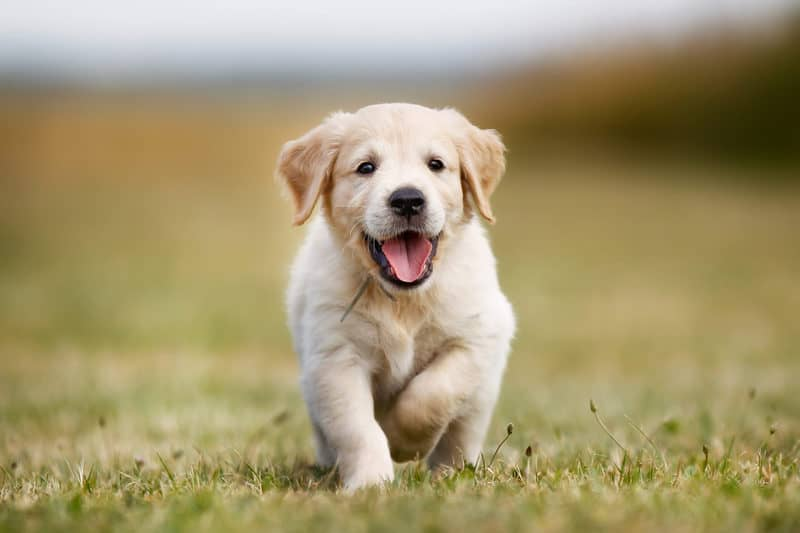
#> input picture Nueva carpeta/Imagen1.jpg, 800 x 533 px, found by its file name
$ jupyter execute prueba.ipynb
#> lines starting #> are read from the running program, lines starting #| are printed output that depends on the picture
[cell 1]
import cv2  # opencv
import numpy as np
import matplotlib.pyplot as plt

def mostrar_rgb(img, titulo):
    imgrgb = cv2.cvtColor(img, cv2.COLOR_BGR2RGB)
    plt.title(titulo)
    plt.imshow(imgrgb)
    plt.axis('off')
    plt.show()

def mostrar_gris(img, titulo):
    img_gray = cv2.cvtColor(img, cv2.COLOR_BGR2GRAY)
    plt.title(titulo)
    plt.imshow(img_gray, cmap='gray')
    plt.axis('off')
    plt.show()
    return img_gray
def mostrar_canales(img, titulo):
    plt.rcParams['figure.figsize'] = [10, 5]
    plt.subplot(141)
    plt.title(f'{titulo} - Original')
    plt.imshow(cv2.cvtColor(img, cv2.COLOR_BGR2RGB))
    plt.axis('off')

    plt.subplot(142)
    plt.imshow(img[:, :, 2], cmap='Reds')
    plt.axis('off')

    plt.subplot(143)
    plt.imshow(img[:, :, 1], cmap='Greens')
    plt.title('Canal Verde')
    plt.axis('off')

    plt.subplot(144)
    plt.imshow(img[:, :, 0], cmap='Blues')
    plt.title('Canal Azul')
    plt.axis('off')

    plt.show()

imagen1 = cv2.imread('imagen1.jpg')
#> imagen1 is the input picture: shape (533, 800, 3); mean B, G, R 111.7, 151, 164.5
mostrar_rgb(imagen1, 'Imagen 1 - RGB')
img_gray1 = mostrar_gris(imagen1, 'Imagen 1 - Escala de grises')
#> in mostrar_gris, `img_gray = cv2.cvtColor(img, cv2.COLOR_BGR2GRAY)`:
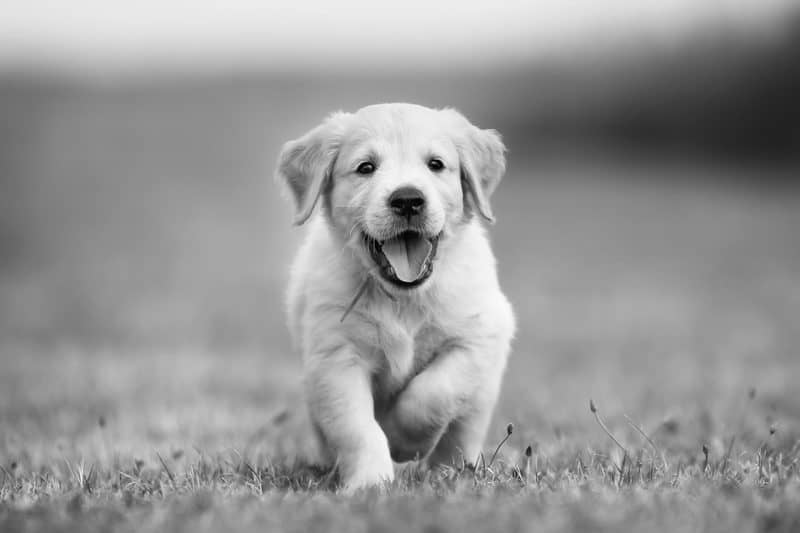
#> img_gray: shape (533, 800); min 1, max 252, mean 150.6
cv2.imwrite('imagen1_BGR.png', imagen1)
cv2.imwrite('imagen1_Gris.png', img_gray1)
mostrar_canales(imagen1, 'Imagen 1')
#> in mostrar_canales, `plt.show()`:
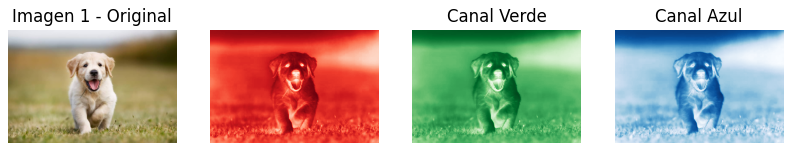
#> figure drawn by matplotlib, 4 panels

imagen2 = cv2.imread('imagen2.jpg')
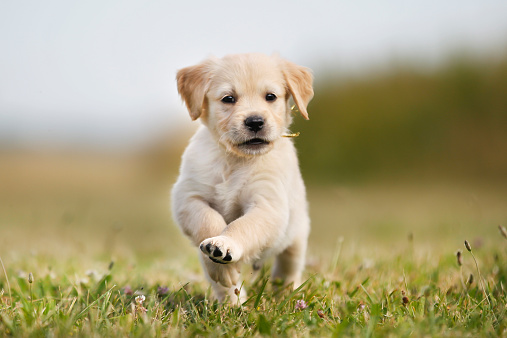
#> input picture Nueva carpeta/Imagen2.jpg, 507 x 338 px, found by its file name
#> imagen2 is the input picture: shape (338, 507, 3); mean B, G, R 126.5, 162.6, 171.6
mostrar_rgb(imagen2, 'Imagen 2 - RGB')
img_gray2 = mostrar_gris(imagen2, 'Imagen 2 - Escala de grises')
#> call 2 of mostrar_gris, with titulo = 'Imagen 2 - Escala de grises'
#> in mostrar_gris (call 2), `img_gray = cv2.cvtColor(img, cv2.COLOR_BGR2GRAY)`:
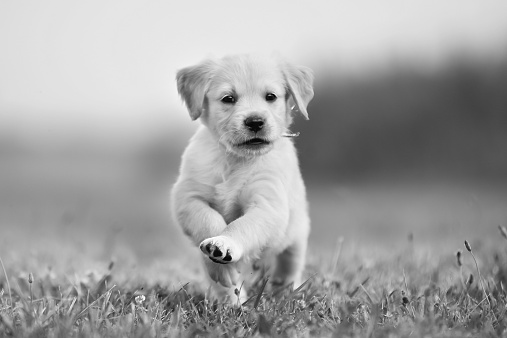
#> img_gray: shape (338, 507); min 0, max 254, mean 161.2
cv2.imwrite('imagen2_BGR.png', imagen2)
cv2.imwrite('imagen2_Gris.png', img_gray2)
mostrar_canales(imagen2, 'Imagen 2')
#> call 2 of mostrar_canales, with titulo = 'Imagen 2'
#> in mostrar_canales (call 2), `plt.show()`:
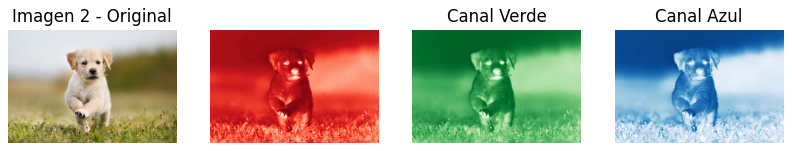
#> figure drawn by matplotlib, 4 panels

imagen3 = cv2.imread('imagen3.jpg')
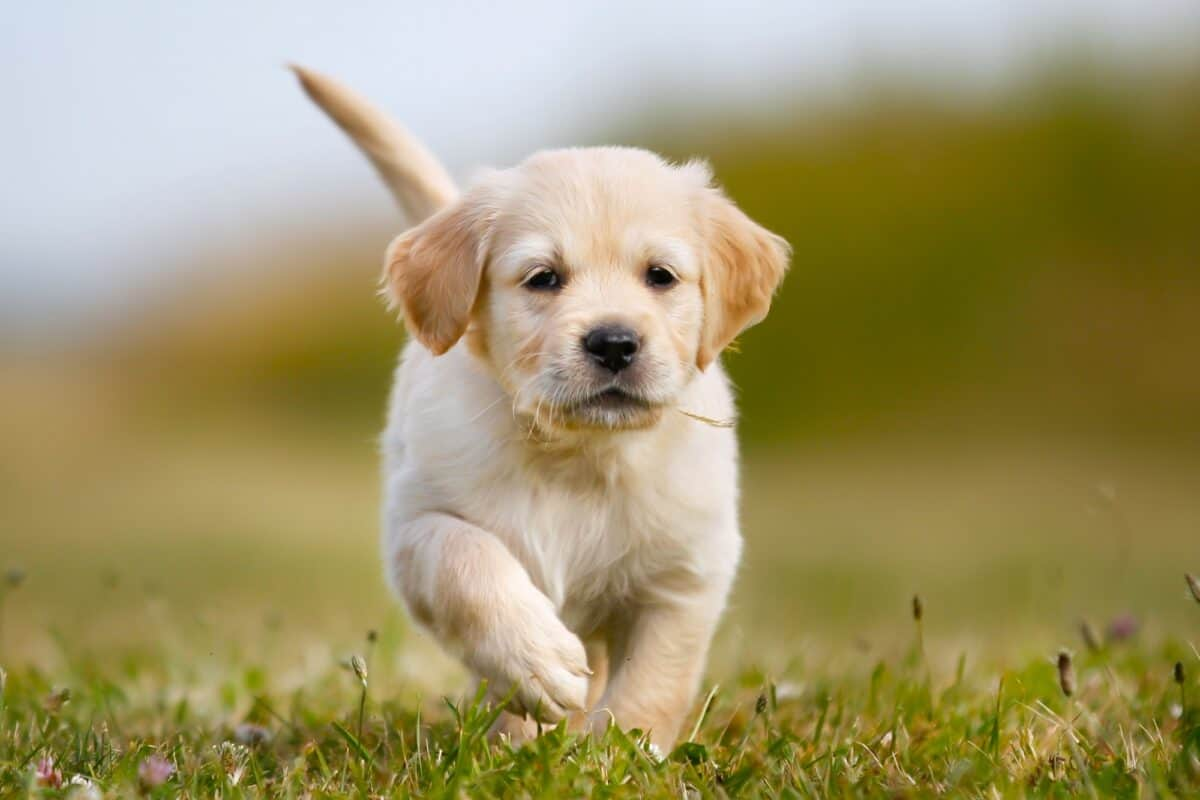
#> input picture Nueva carpeta/Imagen3.jpg, 1200 x 800 px, found by its file name
#> imagen3 is the input picture: shape (800, 1200, 3); mean B, G, R 103.8, 148.8, 159.6
mostrar_rgb(imagen3, 'Imagen 3 - RGB')
img_gray3 = mostrar_gris(imagen3, 'Imagen 3 - Escala de grises')
#> call 3 of mostrar_gris, with titulo = 'Imagen 3 - Escala de grises'
#> in mostrar_gris (call 3), `img_gray = cv2.cvtColor(img, cv2.COLOR_BGR2GRAY)`:
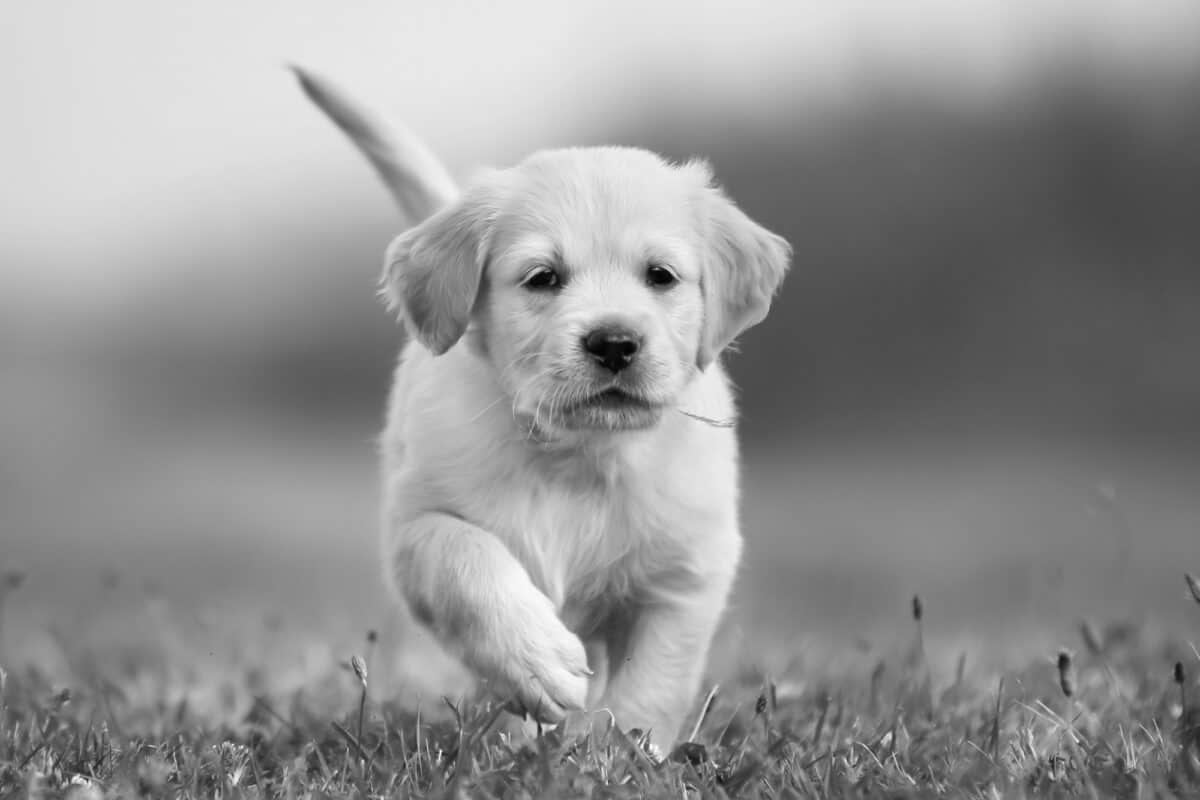
#> img_gray: shape (800, 1200); min 0, max 253, mean 146.9
cv2.imwrite('imagen3_BGR.png', imagen3)
cv2.imwrite('imagen3_Gris.png', img_gray3)
mostrar_canales(imagen3, 'Imagen 3')
#> call 3 of mostrar_canales, with titulo = 'Imagen 3'
#> in mostrar_canales (call 3), `plt.show()`:
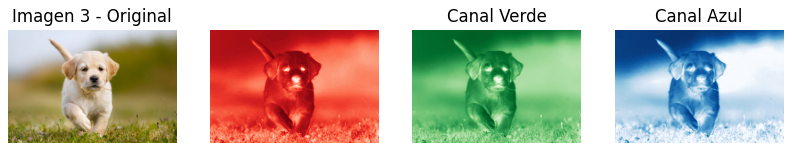
#> figure drawn by matplotlib, 4 panels
